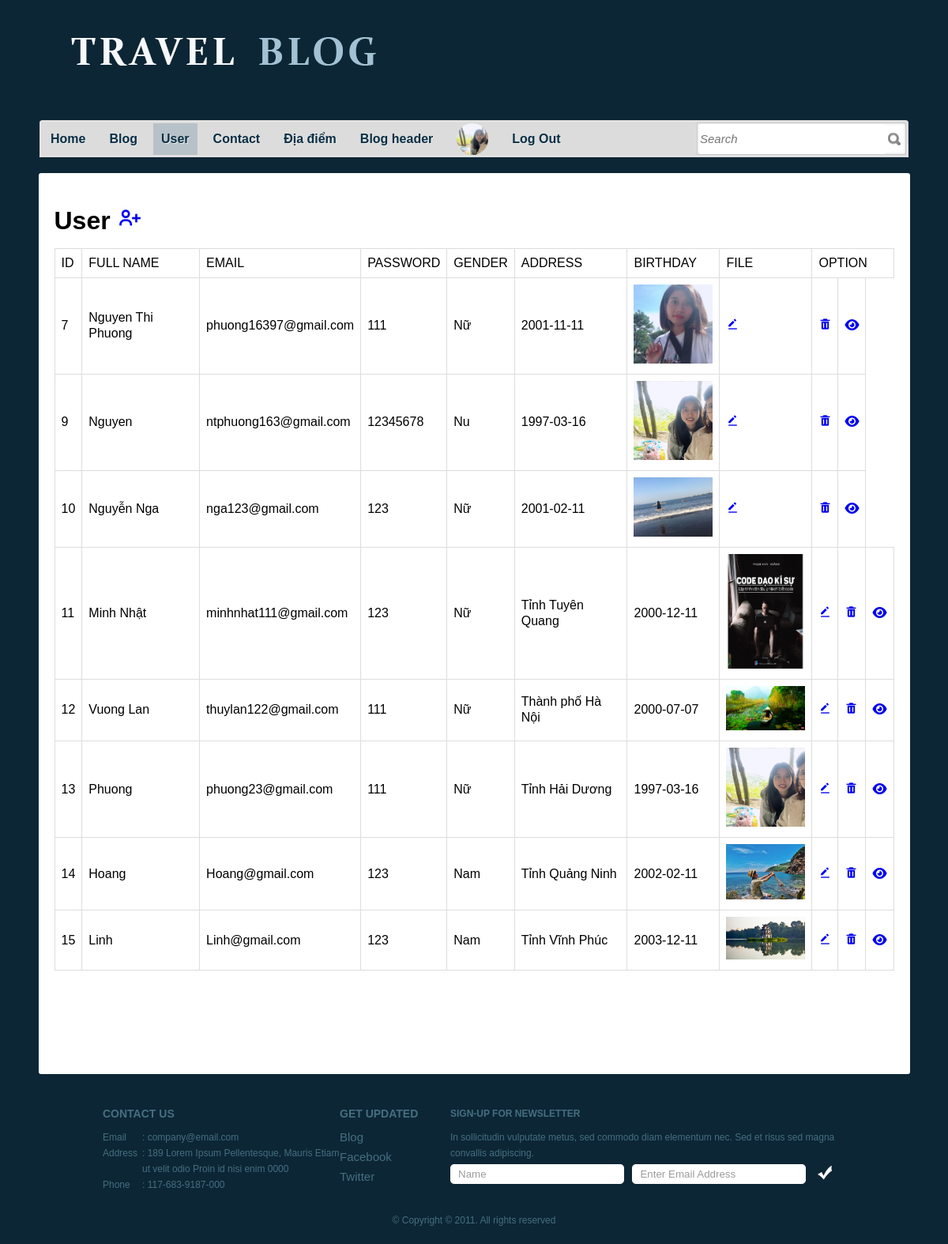
Screenshot of /ad_man_user.php (signed in) with the database file from the repository.
### tables this page shows
CREATE TABLE `register` (
  `id_regt` int(11) NOT NULL,
  `Fullname` varchar(50) NOT NULL,
  `email` varchar(30) NOT NULL,
  `password` varchar(10) NOT NULL,
  `gender` varchar(10) NOT NULL,
  `address` varchar(20) NOT NULL,
  `birthday` date NOT NULL,
  `file` varchar(100) NOT NULL,
  `level` int(11) NOT NULL
);

CREATE TABLE `devvn_tinhthanhpho` (
  `matp` varchar(5) NOT NULL,
  `name` varchar(100) NOT NULL,
  `type` varchar(30) NOT NULL,
  `slug` varchar(30) DEFAULT NULL
);

### control.php (called while the page is built, shortened)
<?php
include('connect.php');
 class data{
    public function get_register($email,$pass){
        global $conn;
        $sql="select*from register where email='$email' and password='$pass'";
        $run=mysqli_query($conn,$sql);
        return $run;
    }
    public function select_user(){
        global $conn;
        $sql="select *from register";
        $run=mysqli_query($conn,$sql);
        return $run;
    }
 public function select_nametp($id){
    global $conn;
    $sql="SELECT*from devvn_tinhthanhpho where matp='$id'";
    $run =mysqli_query($conn,$sql);
    return $run;
 }
}

### ad_man_user.php (the view, shortened to what this page needs)
<!DOCTYPE html>
<?php
include("control.php");
if(empty($_SESSION["email"])){
    header('location:login.php');
}
else{
$get_data=new data();
$select_info=$get_data->get_register($_SESSION["email"],$_SESSION["pass"]);
foreach($select_info as $select){
	$user_avata=$select["file"];
}
?>
<html>
<head>
	<link rel="stylesheet" href="css/style.css" type="text/css" charset="utf-8" />
    <link href='https://unpkg.com/boxicons@2.1.2/css/boxicons.min.css' rel='stylesheet'>
</head>
<body>
	<div id="header">
		<a href="admin_login.php" id="logo"><img src="images/logo1.jpg" alt="LOGO" /></a>
		<div id="navigation">
			<ul>
				<li class="first"><a href="admin_login.php">Home</a></li>
				<li><a href="ad_man_blog.php">Blog</a></li>
				<li class="selected"><a href="ad_man_user.php">User</a></li>
				<li><a href="ad_contact.php">Contact</a></li>
				<li><a href="ad_man_add.php">Địa điểm</a></li>
				<li><a href="ad_man_hd.php">Blog header</a></li>
				<li><a href=""><img src="img/<?php echo $user_avata?>" width="40px" height="40px" style="border-radius:50%;"></a></li>
				<li><a href="logout.php">Log Out</a></li>
			</ul>
		</div>
		<div id="search">
        <form action="" method="POST">
				<input type="text" placeholder="Search" class="txtfield" name="txt_search">
				<input type="submit" value="" class="button" name="btn_search">
			</form>
		</div>
	</div>
	<div id="contents">
		<div class="background">
			<div id="contacts">
            <h1>User  <a href="register.php" class="icon"><i class='bx bx-user-plus' ></i></a></h1>
				<table>
					<tr>
						<td>ID</td>
						<td>FULL NAME</td>
                        <td>EMAIL</td>
                        <td>PASSWORD</td>
                        <td>GENDER</td>
						<td>ADDRESS</td>
						<td>BIRTHDAY</td>
						<td>FILE</td>
						<td colspan="3">OPTION</td>
					</tr>
					<?php
					$select_user=$get_data->select_user();
					foreach($select_user as $se){
					?>
					<tr>
						<td><?php echo $se['id_regt']?></td>
						<td><?php echo $se['Fullname']?></td>
                        <td><?php echo $se['email']?></td>
                        <td><?php echo $se['password']?></td>
                        <td><?php echo $se['gender']?></td>
						<?php $name=$get_data->select_nametp($se['address']);
						foreach ($name as $nametp){
						?>
						<td><?php echo $nametp['name'];}?></td>
						<td><?php echo $se['birthday']?></td>
						<td><img src="img/<?php echo $se['file']?>" class="imguser"></td>
						<td><a href="ad_user_update.php?update=<?php echo $se['id_regt']?>" class="icon"><i class='bx bxs-edit-alt' ></i></a></td>
						<td><a href="ad_user_delete.php?delete=<?php echo $se['id_regt']?>" onclick="return (confirm('Are you sure dalete?'))" class="icon"><i class='bx bxs-trash'></i></a></td>
						<td><a href="ad_blog_user.php?user_id=<?php echo $se['id_regt']?>"  class="icon"><i class="fa-solid fa-eye"></i></a></td>
					</tr>
					<?php
					}
                }
					?>
				</table>
			</div>
		</div>
	</div>
	<div id="footer">
		<ul class="contacts">
			<h3>Contact Us</h3>
			<li><span>Email</span><p>: company@email.com</p></li>
			<li><span>Address</span><p>: 189 Lorem Ipsum Pellentesque, Mauris Etiam ut velit odio Proin id nisi enim 0000</p></li>
			<li><span>Phone</span><p>: 117-683-9187-000</p></li>
		</ul>
		<ul id="connect">
			<h3>Get Updated</h3>
			<li><a href="blog.php">Blog</a></li>
			<li><a href="http://facebook.com/freewebsitetemplates" target="_blank">Facebook</a></li>
			<li><a href="http://twitter.com/fwtemplates" target="_blank">Twitter</a></li>
		</ul>
		<div id="newsletter">
			<p><b>Sign-up for Newsletter</b>
				In sollicitudin vulputate metus, sed commodo diam elementum nec. Sed et risus sed magna convallis adipiscing.
			</p>
			<form action="" method="">
				<input type="text" value="Name" class="txtfield" onblur="javascript:if(this.value==''){this.value=this.defaultValue;}" onfocus="javascript:if(this.value==this.defaultValue){this.value='';}" />
				<input type="text" value="Enter Email Address" class="txtfield" onblur="javascript:if(this.value==''){this.value=this.defaultValue;}" onfocus="javascript:if(this.value==this.defaultValue){this.value='';}" />
				<input type="submit" value="" class="button" />
			</form>
		</div>
		<span class="footnote">&copy; Copyright &copy; 2011. All rights reserved</span>
	</div>
</body>
</html>

### css/style.css (style rules this page uses)
html { font-family: Arial, Helvetica, sans-serif; }
body { background-color: #0c2635; margin: 0; }
img { border: 0; }
#header { width: 1100px; margin: 0 auto; padding: 40px 0; position: relative; }
#logo { display: block; padding: 0 0 35px 20px; }
#navigation { background: url(../images/bg-menu-left-curve.gif) no-repeat left bottom; height: 47px; padding: 13px 0 0 4px; position: absolute; bottom: -20px; left: 0; }
#navigation ul { background: url(../images/bg-menu.gif) repeat-x; display: inline-block; height: 40px; width: 840px; list-style: none; margin: 0; padding: 4px 0 3px; }
#navigation li { float: left; font-size: 16px; line-height: 40px; margin: 0 5px; text-align: center; }
#navigation li.first { margin-left: 0; }
#navigation li.selected { background-color: #b7c2c8; }
#navigation a { color: #092f44; font-weight: bold; padding: 0 10px; text-decoration: none; text-shadow: 1px 1px 0 #eaeaea; }
#search { background: url(../images/bg-search.gif) no-repeat right bottom; height: 47px; width: 268px; padding: 13px 0 0; position: absolute; bottom: -20px; right: 0; }
#search form { display: inline-block; margin: 0; padding: 5px 4px 4px; }
#search input { float: left; line-height: 38px; }
#search .txtfield { color: #6e6e6e; font-size: 15px; font-style: italic; height: 38px; width: 234px; border: 0; margin: 0; padding: 0; }
#search .button { background: url(../images/spotlight.gif) no-repeat right center; border: 0; cursor: pointer; height: 38px; width: 20px; margin: 0; padding: 0; }
#contents { padding: 40px 0 20px; }
#contents .background { background-color: #ffffff; line-height: 20px; min-height: 1100px; width: 1063px; border-radius: 3px; margin: 0 auto; padding: 20px; }
#footer { color: #456f7f; line-height: 20px; width: 940px; margin: 0 auto; padding: 20px 10px; }
#footer ul.contacts { float: left; font-size: 12px; list-style: none; width: 300px; margin: 0; padding: 0 0 10px; }
#footer ul.contacts h3 { font-size: 14px; margin: 0 0 10px; text-transform: uppercase; }
#footer ul.contacts li span { float: left; width: 50px; }
#footer ul.contacts li p { margin: 0 0 0 50px; }
#connect { float: left; list-style: none; width: 140px; margin: 0; padding: 0; }
#connect h3 { font-size: 14px; margin: 0 0 10px; text-transform: uppercase; }
#connect li { padding: 0 0 5px; }
#connect li a { color: #456f7f; font-size: 15px; text-decoration: none; }
#newsletter { float: left; width: 500px; padding: 0 0 20px; }
#newsletter p { font-size: 12px; margin: 0; }
#newsletter p b { display: block; font-weight: 800; margin: 0 0 10px; text-transform: uppercase; }
#newsletter form { margin: 4px 0 16px; }
#newsletter .txtfield { background: url(../images/input.gif) no-repeat; color: #9c9c9c; height: 25px; line-height: 25px; width: 200px; border: 0; margin: 0 6px 0 0; padding: 0 10px; }
#newsletter .button { background: url(../images/button-check.gif) no-repeat; cursor: pointer; height: 25px; width: 25px; border: 0; padding: 0; }
#footer span.footnote { clear: both; display: block; font-size: 12px; margin: 40px 0 0; text-align: center; }

### ad_man_user.php (style rules this page uses)
table { font-family: arial, sans-serif; border-collapse: collapse; width: 100%; }
td, th { border: 1px solid #dddddd; text-align: left; padding: 8px; color:black; }
.imguser { width:100px; }

### rows the page displays
register: file (picture), id_regt "9", Fullname "Nguyen", email "ntphuong163@gmail.com", password "12345678", gender "Nu", birthday "1997-03-16"
register: id_regt "7", Fullname "Nguyen Thi Phuong", email "phuong16397@gmail.com", password "111", gender "Nữ", birthday "2001-11-11", file (picture)
register: id_regt "10", Fullname "Nguyễn Nga", email "nga123@gmail.com", password "123", gender "Nữ", birthday "2001-02-11", file (picture)
register: id_regt "11", Fullname "Minh Nhật", email "minhnhat111@gmail.com", password "123", gender "Nữ", birthday "2000-12-11", file (picture)
devvn_tinhthanhpho: name "Tỉnh Tuyên Quang"
register: id_regt "12", Fullname "Vuong Lan", email "thuylan122@gmail.com", password "111", gender "Nữ", birthday "2000-07-07", file (picture)
devvn_tinhthanhpho: name "Thành phố Hà Nội"
register: id_regt "13", Fullname "Phuong", email "phuong23@gmail.com", password "111", gender "Nữ", birthday "1997-03-16", file (picture)
devvn_tinhthanhpho: name "Tỉnh Hải Dương"
register: id_regt "14", Fullname "Hoang", email "Hoang@gmail.com", password "123", gender "Nam", birthday "2002-02-11", file (picture)
devvn_tinhthanhpho: name "Tỉnh Quảng Ninh"
register: id_regt "15", Fullname "Linh", email "Linh@gmail.com", password "123", gender "Nam", birthday "2003-12-11", file (picture)
devvn_tinhthanhpho: name "Tỉnh Vĩnh Phúc"
